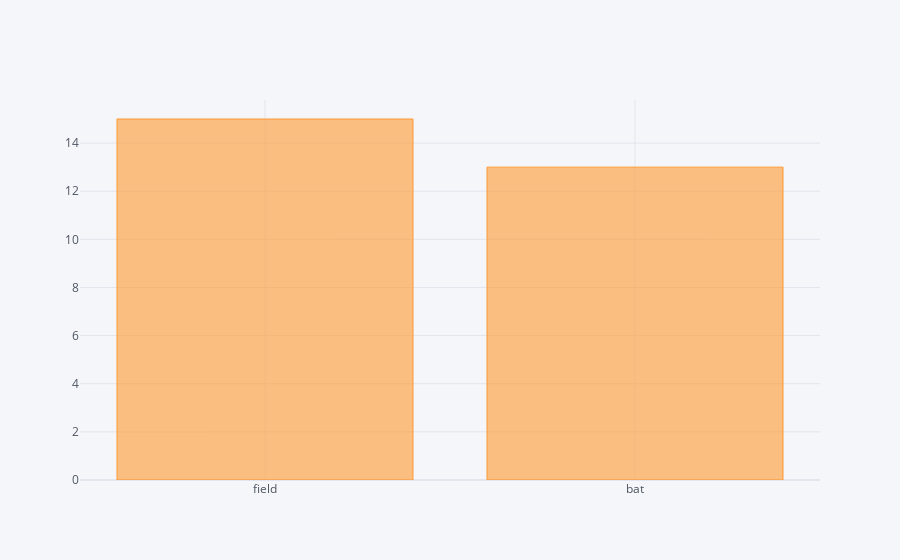

Notebook cell for this chart:
### Code cell
micsk['toss_decision'].value_counts().iplot(kind = 'bar')

### Figure 1 — Plotly figure (JSON) as saved in the notebook; plotly's stock layout.template omitted (floating-point values rounded to 4 significant figures)
{"data": [{"marker": {"color": "rgba(255, 153, 51, 0.6)", "line": {"color": "rgba(255, 153, 51, 1.0)", "width": 1}}, "name": "toss_decision", "orientation": "v", "text": "", "type": "bar", "x": ["field", "bat"], "y": [15, 13]}], "layout": {"legend": {"bgcolor": "#F5F6F9", "font": {"color": "#4D5663"}}, "paper_bgcolor": "#F5F6F9", "plot_bgcolor": "#F5F6F9", "title": {"font": {"color": "#4D5663"}}, "xaxis": {"gridcolor": "#E1E5ED", "showgrid": true, "tickfont": {"color": "#4D5663"}, "title": {"font": {"color": "#4D5663"}, "text": ""}, "zerolinecolor": "#E1E5ED"}, "yaxis": {"gridcolor": "#E1E5ED", "showgrid": true, "tickfont": {"color": "#4D5663"}, "title": {"font": {"color": "#4D5663"}, "text": ""}, "zerolinecolor": "#E1E5ED"}}}
